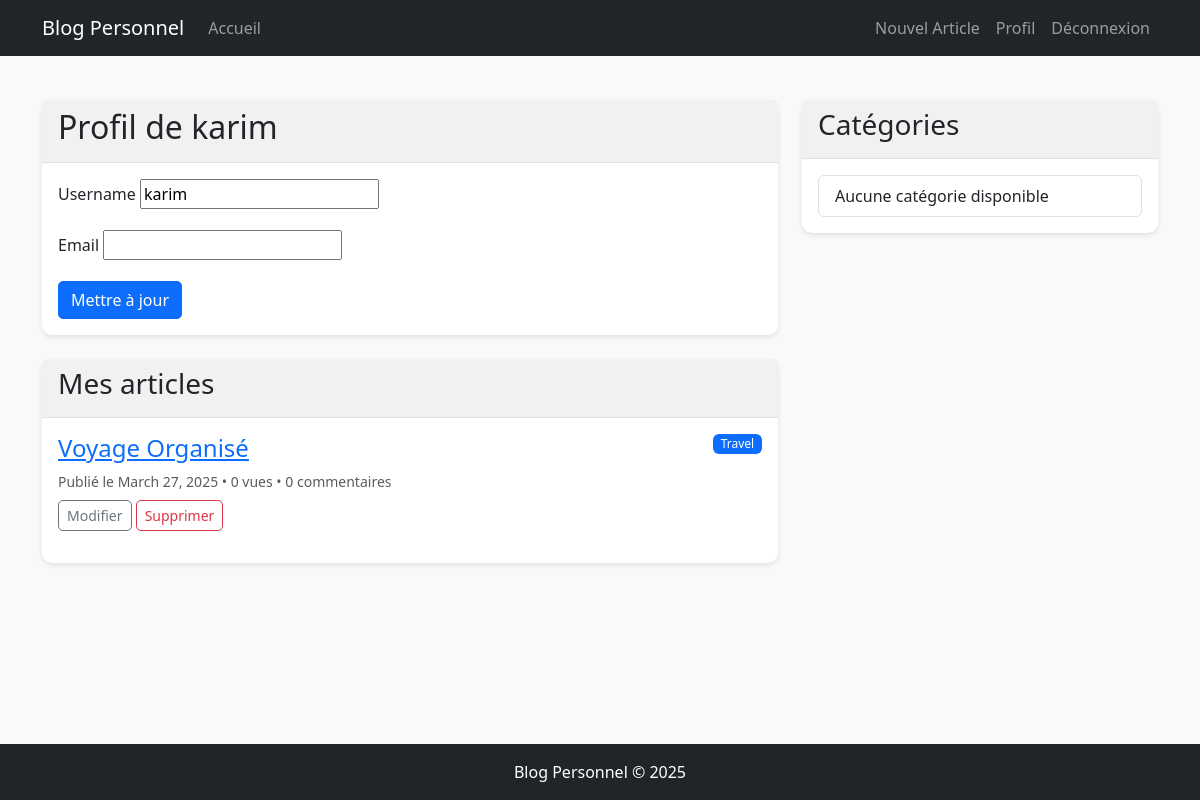
Screenshot of /profile/ (signed in) with the database file from the repository.
### blog/models.py (models this page shows, shortened)
class Post(models.Model):
    title = models.CharField(max_length=200)
    content = models.TextField()
    date_posted = models.DateTimeField(default=timezone.now)
    author = models.ForeignKey(User, on_delete=models.CASCADE)
    category = models.ForeignKey(Category, on_delete=models.SET_NULL, null=True, blank=True)
    views = models.IntegerField(default=0)

class Category(models.Model):
    name = models.CharField(max_length=100)

### blog/views.py (the view)
# urls.py: path('profile/', blog_views.profile, name='profile'),
@login_required
def profile(request):
    if request.method == 'POST':
        u_form = UserUpdateForm(request.POST, instance=request.user)
        if u_form.is_valid():
            u_form.save()
            messages.success(request, f'Votre compte a été mis à jour!')
            return redirect('profile')
    else:
        u_form = UserUpdateForm(instance=request.user)
    context = {
        'u_form': u_form,
        'posts': Post.objects.filter(author=request.user).order_by('-date_posted')
    }
    return render(request, 'blog/profile.html', context)

### blog/forms.py
class UserUpdateForm(forms.ModelForm):
    email = forms.EmailField()
    class Meta:
        model = User
        fields = ['username', 'email']

### blog/templates/blog/profile.html (shortened to what this page needs)
{% extends "blog/base.html" %}
{% block content %}
    <div class="card mb-4">
        <div class="card-header">
            <h2>Profil de {{ user.username }}</h2>
        </div>
        <div class="card-body">
            <form method="POST">
                <fieldset class="form-group">
                    {% for field in u_form %}
                        <div class="mb-3">
                            <label for="{{ field.id_for_label }}" class="form-label">{{ field.label }}</label>
                            {{ field }}
                        </div>
                    {% endfor %}
                </fieldset>
                <div class="form-group">
                    <button class="btn btn-primary" type="submit">Mettre à jour</button>
                </div>
            </form>
        </div>
    </div>
    <div class="card">
        <div class="card-header">
            <h3>Mes articles</h3>
        </div>
        <div class="card-body">
            {% for post in posts %}
                <article class="mb-3">
                    <div class="d-flex justify-content-between align-items-start">
                        <h4>
                            <a href="{% url 'post-detail' post.id %}">{{ post.title }}</a>
                        </h4>
                        {% if post.category %}
                            <span class="badge bg-primary">{{ post.category.name }}</span>
                        {% endif %}
                    </div>
                    <div class="text-muted small mb-2">
                        Publié le {{ post.date_posted|date:"F d, Y" }} • {{ post.views }} vues • {{ post.comments.count }} commentaires
                    </div>
                    <div>
                        <a href="{% url 'post-update' post.id %}" class="btn btn-sm btn-outline-secondary">Modifier</a>
                        <a href="{% url 'post-delete' post.id %}" class="btn btn-sm btn-outline-danger">Supprimer</a>
                    </div>
                </article>
            {% empty %}
                <div class="alert alert-info">Vous n'avez pas encore publié d'article.</div>
                <a href="{% url 'post-create' %}" class="btn btn-primary">Créer un article</a>
            {% endfor %}
        </div>
    </div>
{% endblock content %}

### blog/static/css/main.css (style rules this page uses)
body { background-color: #f8f9fa; color: #333; min-height: 100vh; display: flex; flex-direction: column; }
.card { border-radius: 10px; box-shadow: 0 2px 5px rgba(0, 0, 0, 0.1); border: none; }
.card-header { background-color: #f1f1f1; border-bottom: 1px solid #e0e0e0; }
.badge { font-weight: 500; }
.btn { border-radius: 5px; }

### rows the page displays
Post: title "Voyage Organisé", category.name "Travel", date_posted "March 27, 2025", views "0", comments.count "0"

### other values shown
{{ user.username }} "karim"
{{ field.label }} "Username" "Email"
